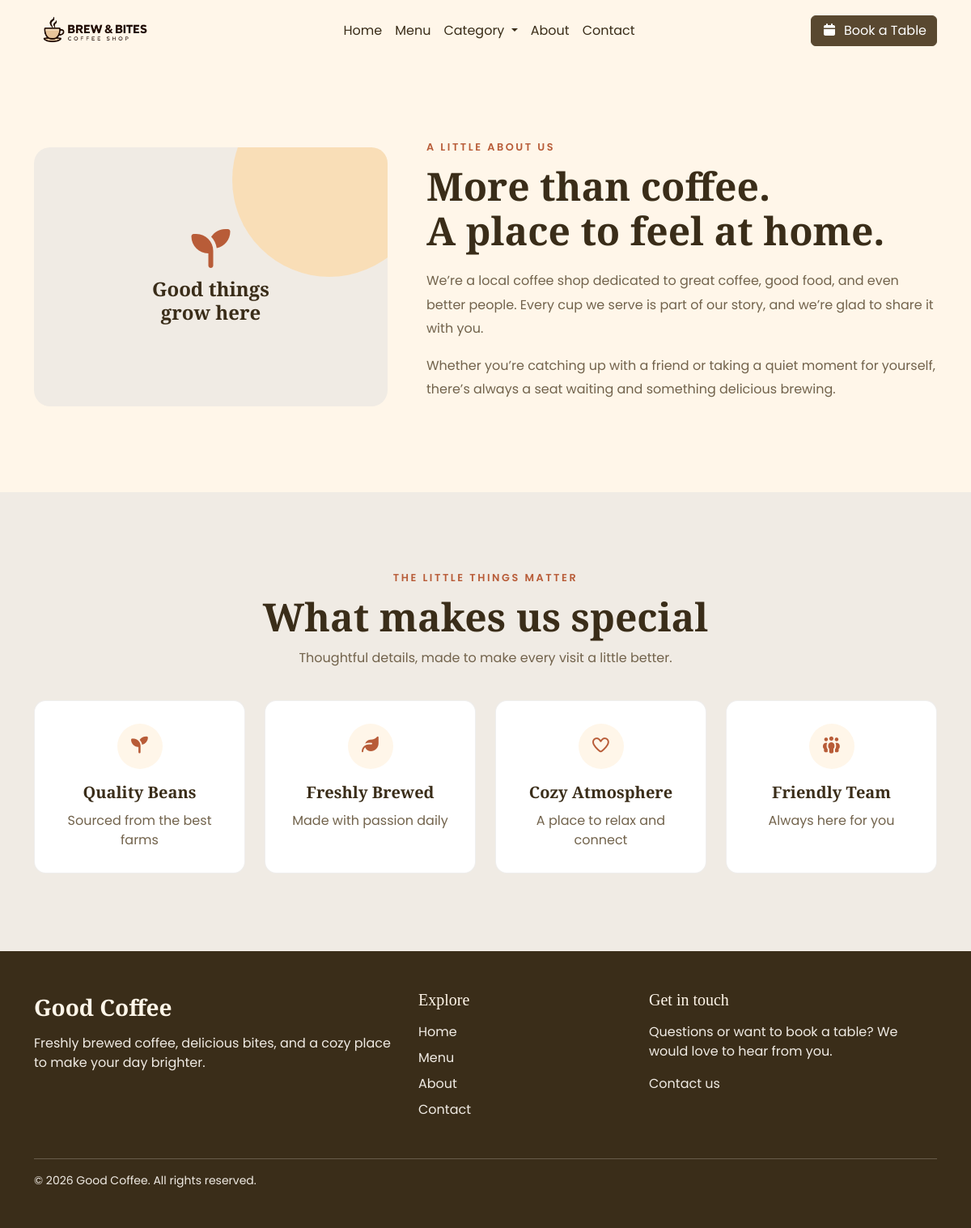
The page /about/ on the database its author committed.
### aplikacion/models.py (models this page shows, shortened)
class Service (models.Model):
    service_icon = models.CharField(max_length=200, null=True, blank=True)
    service_title = models.CharField(max_length=200, null=True, blank=True)
    service_description = models.TextField(null=True, blank=True)

### aplikacion/views.py (the view)
# urls.py: path("about/", views.about, name="aboutPage"),
def about(request):
    allServices = Service.objects.all()
    allCategory = Category.objects.all()
    context = {"allServices":allServices, "allCategory":allCategory}
    return render(request, "about.html", context)

### aplikacion/templates/about.html (shortened to what this page needs)
{% extends 'index.html' %}
{% load static %}
{% block content %}
<main class="about-page">
    <section class="about-story">
        <div class="container">
            <div class="row align-items-center g-4 g-lg-5">
                <div class="col-12 col-lg-5">
                    <div class="about-story-art" aria-hidden="true">
                        <div class="about-story-art-circle"></div>
                        <i class="fa-solid fa-seedling"></i>
                        <span>Good things<br>grow here</span>
                    </div>
                </div>
                <div class="col-12 col-lg-7">
                    <p class="about-section-label">A little about us</p>
                    <h2>More than coffee.<br>A place to feel at home.</h2>
                    <p class="about-story-copy">
                        We’re a local coffee shop dedicated to great coffee, good food, and even better people.
                        Every cup we serve is part of our story, and we’re glad to share it with you.
                    </p>
                    <p class="about-story-copy">
                        Whether you’re catching up with a friend or taking a quiet moment for yourself, there’s always
                        a seat waiting and something delicious brewing.
                    </p>
                </div>
            </div>
        </div>
    </section>
    <section class="about-services">
        <div class="container">
            <div class="about-services-heading">
                <p class="about-section-label">The little things matter</p>
                <h2>What makes us special</h2>
                <p>Thoughtful details, made to make every visit a little better.</p>
            </div>
            <div class="row g-4">
                {% for service in allServices %}
                <div class="col-12 col-md-6 col-lg-3">
                    <article class="about-service-card h-100">
                        <div class="about-service-icon">
                                {{service.service_icon|safe}}
                        </div>
                        <h3>{{service.service_title}}</h3>
                        <p>{{service.service_description}}</p>
                    </article>
                </div>
                {% empty %}
                <div class="col-12">
                    <p class="about-services-empty">We’re always working on something lovely. Check back soon.</p>
                </div>
                {% endfor %}
            </div>
        </div>
    </section>
</main>
{% endblock %}

### aplikacion/static/css/style.css (style rules this page uses)
:root { --color-primary-brand-1: #FFF6E9; --color-primary-brand-2: #ffd79c9c; --color-primary-light-1: #FFFFFF; --color-primary-light-2: #FCFAF8; --color-primary-light-3: #F0EBE4; --color-primary-dark-1: #3A2D19; --color-primary-dark-2: #594830; --color-primary-dark-3: #72634C; --color-accent: #B85C38; --font-title: "Playfair Display", serif; --font-text: "Poppins", sans-serif; }
* { margin: 0; padding: 0; box-sizing: border-box; }
body { font-size: 16px; line-height: 1.5; font-family: var(--font-text); background-color: var(--color-primary-brand-1); }
h1, h2, h3, h4, h5, h6 { font-family: var(--font-title); }
.about-section-label { color: var(--color-accent); font-size: 0.8rem; font-weight: 600; letter-spacing: 0.2em; margin-bottom: 0.85rem; text-transform: uppercase; }
.about-story { padding: clamp(3.5rem, 8vw, 6.5rem) 0; }
.about-story-art { align-items: center; background-color: var(--color-primary-light-3); border-radius: 1.25rem; color: var(--color-primary-dark-1); display: flex; flex-direction: column; justify-content: center; min-height: 20rem; overflow: hidden; position: relative; text-align: center; }
.about-story-art-circle { background-color: var(--color-primary-brand-2); border-radius: 50%; height: 15rem; position: absolute; right: -3rem; top: -5rem; width: 15rem; }
.about-story-art > i { color: var(--color-accent); font-size: 3rem; margin-bottom: 0.75rem; position: relative; }
.about-story-art > span { font-family: var(--font-title); font-size: 1.5rem; font-weight: 700; line-height: 1.2; position: relative; }
.about-story .about-section-label, .about-services .about-section-label { margin-bottom: 0.65rem; }
.about-story h2, .about-services-heading h2 { color: var(--color-primary-dark-1); font-family: var(--font-title); font-size: clamp(2rem, 4vw, 3.25rem); font-weight: 700; line-height: 1.15; margin-bottom: 1.25rem; }
.about-story-copy { color: var(--color-primary-dark-3); line-height: 1.85; max-width: 43rem; }
.about-services { background-color: var(--color-primary-light-3); padding: clamp(3.5rem, 8vw, 6rem) 0; }
.about-services-heading { margin: 0 auto 2.5rem; max-width: 40rem; text-align: center; }
.about-services-heading h2 { margin-bottom: 0.75rem; }
.about-services-heading > p:last-child { color: var(--color-primary-dark-3); margin-bottom: 0; }
.about-service-card { background-color: var(--color-primary-light-1); border: 1px solid rgba(58, 45, 25, 0.08); border-radius: 0.9rem; padding: 1.75rem; text-align: center; }
.about-service-icon { align-items: center; background-color: var(--color-primary-brand-1); border-radius: 50%; color: var(--color-accent); display: flex; font-size: 1.3rem; height: 3.5rem; justify-content: center; margin: 0 auto 1.1rem; width: 3.5rem; }
.about-service-card h3 { color: var(--color-primary-dark-1); font-family: var(--font-title); font-size: 1.25rem; font-weight: 700; margin-bottom: 0.65rem; }
.about-service-card p { color: var(--color-primary-dark-3); margin-bottom: 0; }

### rows shown on the page
Service: service_title "Quality Beans", service_description "Sourced from the best farms"
Service: service_title "Freshly Brewed", service_description "Made with passion daily"
Service: service_title "Cozy Atmosphere", service_description "A place to relax and connect"
Service: service_title "Friendly Team", service_description "Always here for you"
